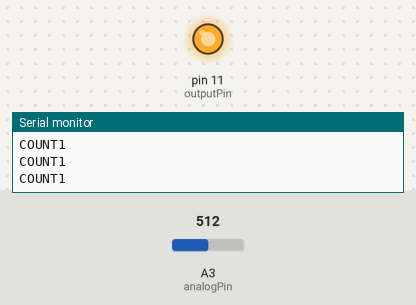
Simulated run of this sketch. Board: Arduino Uno, built with avr-gcc and run on an emulated ATmega328P. On the bench: output pins drawn as LEDs (lit = HIGH), the last lines printed to the serial monitor. The test bench sets the inputs (shaded band); at power-on: A3 (analogPin) = 512.

Above: at 1.2 s.
1.3 s: A3 (analogPin) set to 484
At 1.6 s:
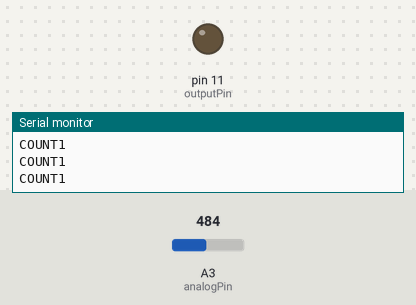
2.8 s: A3 (analogPin) set to 510
At 3.2 s:
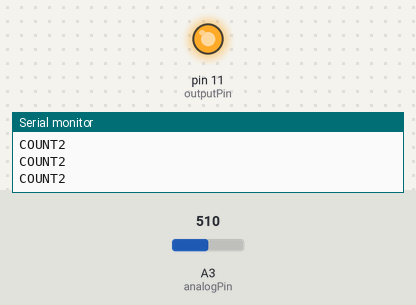
5.8 s: A3 (analogPin) set to 490
At 6.2 s:
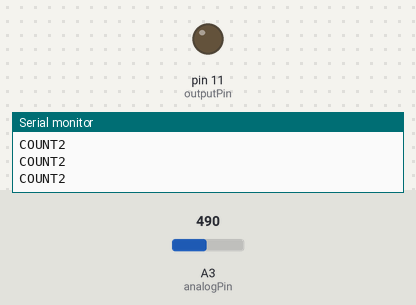
Timing chart, 0 to 8.8 s (numbered marks = the images above; inputs shaded):
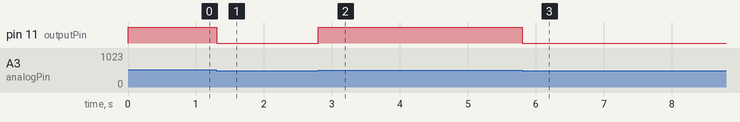

The sketch:

hall_pulse_counter.ino
```cpp
int analogPin = 3;
int outputPin = 11;
int val;
int thresh = 500;
int count = 0;
boolean fromLow = true;
const float cir = 518.36; // circumference in mm
float dist = 2000;
float pulse_count;
int state = 0;

void setup()
{
  Serial.begin(9600);
  pinMode(outputPin, OUTPUT);
  pulse_count = (dist/cir)*15;


}

void loop()
{
  if (state == 0){
    Serial.println("START");
    Serial.println(pulse_count);
    count = 0;
    state = 1;
  }

  else if (state == 1){
    val = analogRead(analogPin);
    //Serial.println(val);

    if (val >= thresh){
      digitalWrite(outputPin, HIGH);
      if (fromLow == true)
      {
        Serial.println("change to HIGH");
        count++;
        fromLow = false;
      }
    }
    else {
      digitalWrite(outputPin, LOW);
      fromLow = true;
    }

    if (count >= pulse_count){
      state = 2;
    }

    Serial.print("COUNT");
    Serial.println(count);
  }

  else if (state == 2){
    Serial.println("STOP");
  }
}
```

Measured:
- the behaviour switches between 500 and 499 on A3 (analogPin) (found by bisection; images 0 and 1)
- after the input at 1.3 s, pin 11 (outputPin): HIGH → LOW at once
- after the input at 2.8 s, pin 11 (outputPin): LOW → HIGH at once
- after the input at 5.8 s, pin 11 (outputPin): HIGH → LOW at once
